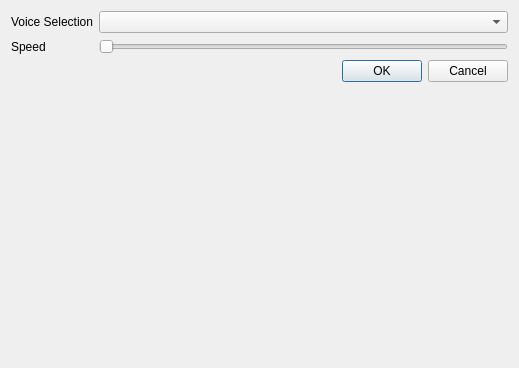
<?xml version="1.0" encoding="UTF-8"?>
<ui version="4.0">
 <class>Dialog</class>
 <widget class="QDialog" name="Dialog">
  <property name="geometry">
   <rect>
    <x>0</x>
    <y>0</y>
    <width>519</width>
    <height>368</height>
   </rect>
  </property>
  <property name="windowTitle">
   <string>Dialog</string>
  </property>
  <layout class="QFormLayout" name="formLayout_2">
   <item row="7" column="0">
    <widget class="QLabel" name="label_2">
     <property name="text">
      <string>Speed</string>
     </property>
    </widget>
   </item>
   <item row="5" column="0">
    <widget class="QLabel" name="label">
     <property name="text">
      <string>Voice Selection</string>
     </property>
    </widget>
   </item>
   <item row="5" column="1">
    <widget class="QComboBox" name="comboBox"/>
   </item>
   <item row="7" column="1">
    <widget class="QSlider" name="horizontalSlider">
     <property name="maximum">
      <number>256</number>
     </property>
     <property name="orientation">
      <enum>Qt::Horizontal</enum>
     </property>
    </widget>
   </item>
   <item row="8" column="1">
    <widget class="QDialogButtonBox" name="buttonBox">
     <property name="orientation">
      <enum>Qt::Horizontal</enum>
     </property>
     <property name="standardButtons">
      <set>QDialogButtonBox::Cancel|QDialogButtonBox::Ok</set>
     </property>
    </widget>
   </item>
  </layout>
 </widget>
 <resources/>
 <connections>
  <connection>
   <sender>buttonBox</sender>
   <signal>accepted()</signal>
   <receiver>Dialog</receiver>
   <slot>accept()</slot>
   <hints>
    <hint type="sourcelabel">
     <x>248</x>
     <y>254</y>
    </hint>
    <hint type="destinationlabel">
     <x>157</x>
     <y>274</y>
    </hint>
   </hints>
  </connection>
  <connection>
   <sender>buttonBox</sender>
   <signal>rejected()</signal>
   <receiver>Dialog</receiver>
   <slot>reject()</slot>
   <hints>
    <hint type="sourcelabel">
     <x>316</x>
     <y>260</y>
    </hint>
    <hint type="destinationlabel">
     <x>286</x>
     <y>274</y>
    </hint>
   </hints>
  </connection>
 </connections>
</ui>
